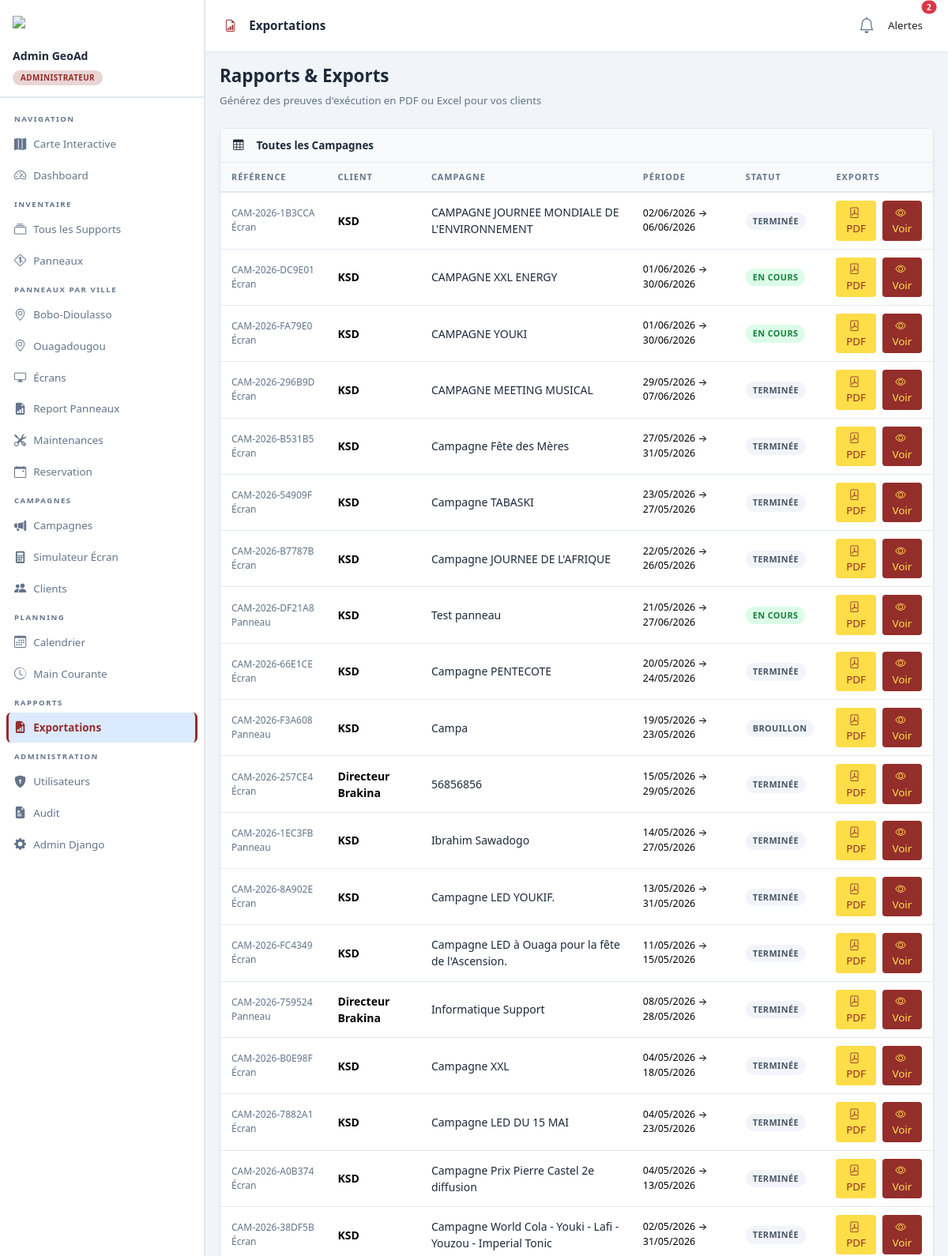
Before: /gestion/reports/ (signed in, upper part) with the older database file.
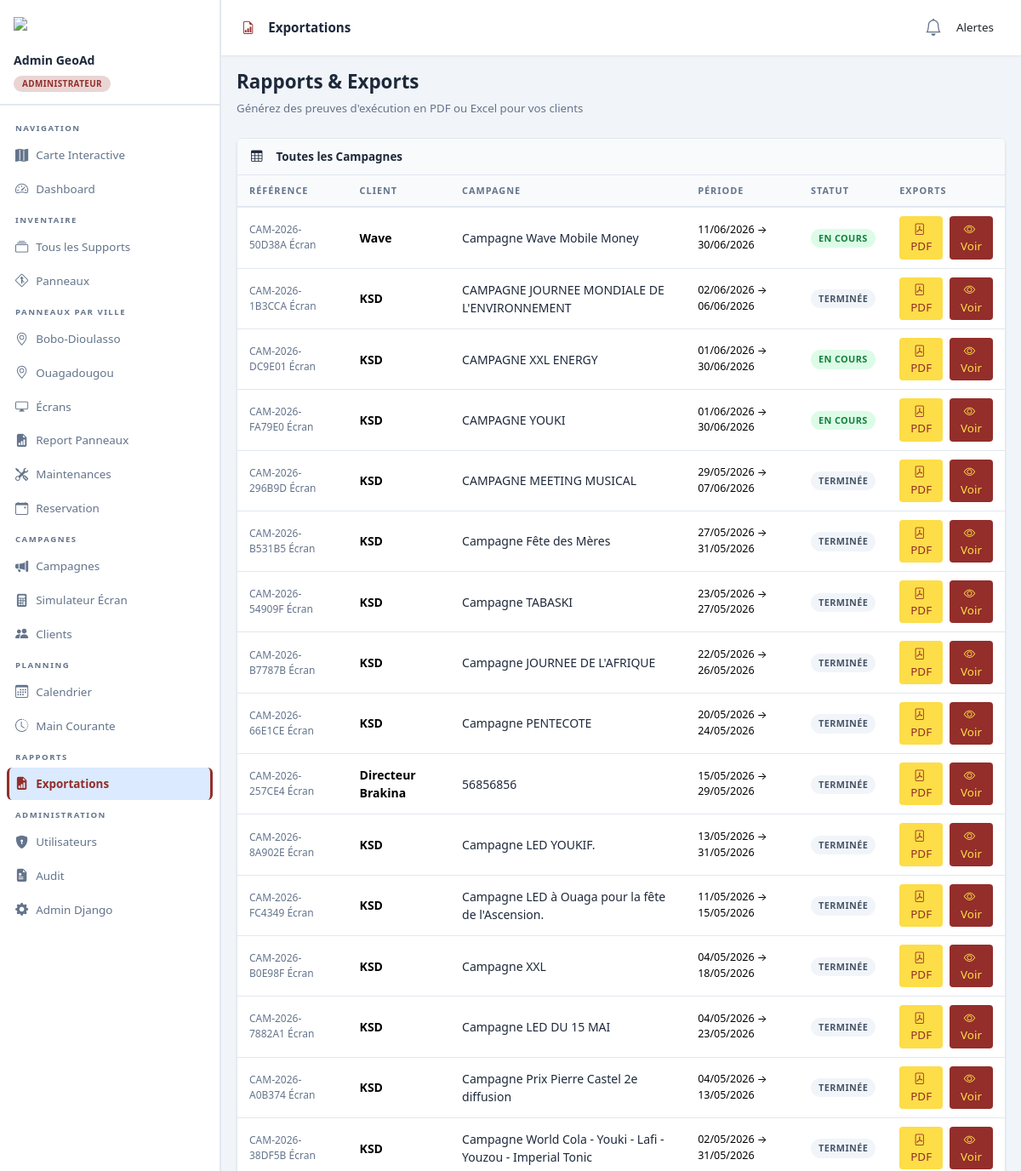
After: the same page with the newer database file.
### campaigns/models.py (models this page shows, shortened)
class Campagne(models.Model):
    STATUT_BROUILLON = STATUT_BROUILLON
    STATUT_A_VENIR   = STATUT_A_VENIR
    STATUT_EN_COURS  = STATUT_EN_COURS
    STATUT_TERMINEE  = STATUT_TERMINEE
    STATUT_ANNULEE   = STATUT_ANNULEE
    STATUT_CHOICES   = STATUT_CHOICES
    TYPE_SUPPORT_CHOICES = TYPE_SUPPORT_CHOICES
    client       = models.ForeignKey(Client, on_delete=models.PROTECT, related_name='campagnes')
    nom          = models.CharField(max_length=200, verbose_name="Nom de la campagne")
    reference    = models.CharField(max_length=50, unique=True, blank=True)
    date_debut   = models.DateField(verbose_name="Date de début")
    date_fin     = models.DateField(verbose_name="Date de fin")
    statut       = models.CharField(max_length=20, choices=STATUT_CHOICES, default=STATUT_EN_COURS)
    type_support = models.CharField(max_length=10, choices=TYPE_SUPPORT_CHOICES, default='panneau', verbose_name="Type de support")
    actif        = models.BooleanField(default=True)
    duree_passage = models.PositiveIntegerField(choices=DUREE_CHOICES, null=True, blank=True, verbose_name="Durée de passage (secondes)")
    frequence = models.PositiveIntegerField(choices=FREQUENCE_CHOICES, default=120, null=True, blank=True, verbose_name="Fréquence de diffusion")
    tranches_horaires = models.CharField(max_length=500, default='08:00-12:00', blank=True, verbose_name="Tranches horaires de diffusion")
    notes        = models.TextField(blank=True)
    created_by   = models.ForeignKey(settings.AUTH_USER_MODEL, on_delete=models.SET_NULL, null=True, blank=True)
    created_at   = models.DateTimeField(auto_now_add=True)
    updated_at   = models.DateTimeField(auto_now=True)
    contrat      = models.ForeignKey(Contrat, on_delete=models.SET_NULL, null=True, blank=True, related_name='campagnes')
    class Meta:
        verbose_name = "Campagne"
        verbose_name_plural = "Campagnes"
        ordering = ['-date_debut']

class Client(models.Model):
    nom           = models.CharField(max_length=200, verbose_name="Raison sociale / Nom")
    contact_nom   = models.CharField(max_length=150, blank=True, verbose_name="Nom du Contact principal")
    telephone     = models.CharField(max_length=30, blank=True)
    email         = models.EmailField(blank=True)
    adresse       = models.TextField(blank=True)
    logo          = models.ImageField(upload_to='logos/', blank=True, null=True)
    notes         = models.TextField(blank=True)
    created_at    = models.DateTimeField(auto_now_add=True)
    actif         = models.BooleanField(default=True)
    class Meta:
        verbose_name = "Client"
        verbose_name_plural = "Clients"
        ordering = ['nom']

### reports/views.py (the view)
# urls.py: path('', views.ReportsIndexView.as_view(), name='reports_index'),
class ReportsIndexView(LoginRequiredMixin, View):
    def get(self, request):
        campagnes = Campagne.objects.select_related('client').order_by('-date_debut')
        if request.user.is_client_role and request.user.client_profile:
            campagnes = campagnes.filter(client=request.user.client_profile)
        return render(request, 'reports/index.html', {'campagnes': campagnes})

### accounts/models.py (called while the page is built)
def get_choice_label(instance, field_name, choices):
    value = getattr(instance, field_name)
    return dict(choices).get(value, value)

    def get_role_display(self):
        return get_choice_label(self, 'role', self.ROLE_CHOICES)

    @property
    def is_admin(self):
        return self.role == self.ROLE_ADMIN or self.is_superuser

    @property
    def is_technicien(self):
        return self.role == self.ROLE_TECHNICIEN

    @property
    def is_client_role(self):
        return self.role in (self.ROLE_ADMIN, self.ROLE_CLIENT) or self.is_superuser

    @property
    def is_client(self):
        return self.role == self.ROLE_CLIENT

### campaigns/context_processors.py (called while the page is built)
def alerts_data(request):
    return {'alertes': get_cached_alertes()}

### campaigns/views.py (called while the page is built)
def get_cached_alertes():
    res = cache.get('dashboard_alertes')
    if not res:
        res = _build_alertes()
        cache.set('dashboard_alertes', res, 3600)
    return res

### geoad/context_processors.py (called while the page is built)
def design_config(request):
    return {
        'DESIGN': settings.DESIGN_CONFIG,
        'APP_NAME': 'Integral',
    }

def inventory_villes(request):
    villes = sorted({v.strip() for v in Support.objects.values_list('ville', flat=True) if v and v.strip()})
    return {
        'inventory_villes': villes,
    }

### templates/reports/index.html (shortened to what this page needs)
{% extends 'base.html' %}
{% block topbar_title %}<i class="bi bi-file-earmark-bar-graph me-2" style="color:var(--color-primary)"></i>Exportations{% endblock %}
{% block content %}
<div class="mb-4">
  <h1 style="font-size:1.4rem;font-weight:800">Rapports & Exports</h1>
  <p style="color:var(--text-muted);font-size:.83rem">Générez des preuves d'exécution en PDF ou Excel pour vos clients</p>
</div>
<div class="card">
  <div class="card-header"><i class="bi bi-table me-2"></i>Toutes les Campagnes</div>
  <div class="card-body p-0">
    <table class="table mb-0">
      <thead>
        <tr><th>Référence</th><th>Client</th><th>Campagne</th><th>Période</th><th>Statut</th><th>Exports</th></tr>
      </thead>
      <tbody>
        {% for c in campagnes %}
        <tr>
          <td class="mono" style="font-size:.75rem;color:var(--text-muted)">{{ c.reference }} {{ c.get_type_support_display }}</td>
          <td style="font-weight:600">{{ c.client.nom }}</td>
          <td><a href="{% url 'campagne_detail' c.pk %}" style="color:var(--text);text-decoration:none">{{ c.nom }}</a></td>
          <td class="mono" style="font-size:.78rem">{{ c.date_debut|date:"d/m/Y" }} → {{ c.date_fin|date:"d/m/Y" }}</td>
          <td><span class="badge-status bs-{{ c.statut }}">{{ c.get_statut_display }}</span></td>
          <td>
            <div class="d-flex gap-2">
              <a href="{% url 'export_campagne_pdf' c.pk %}" class="btn btn-sm" style="background-color: var(--color-secondary);color: var(--color-primary);">
                <i class="bi bi-file-pdf me-1"></i>PDF
              </a>
              <a href="{% url 'campagne_preview' c.pk %}" class="btn btn-sm" style="background-color: var(--color-primary);color: var(--color-secondary);">
                <i class="bi bi-eye me-1"></i>Voir
              </a>
            </div>
          </td>
        </tr>
        {% empty %}
        <tr><td colspan="6" class="text-center py-4" style="color:var(--text-muted)">Aucune campagne disponible.</td></tr>
        {% endfor %}
      </tbody>
    </table>
  </div>
</div>
{% endblock %}

### templates/base.html (shortened to what the changed rows need)
{% load static %}
<!doctype html>
<html lang="fr">
  <head>
    <link href="https://cdn.jsdelivr.net/npm/bootstrap@5.3.2/dist/css/bootstrap.min.css" rel="stylesheet" />
    <link href="https://cdn.jsdelivr.net/npm/bootstrap-icons@1.11.3/font/bootstrap-icons.css" rel="stylesheet" />
    <link rel="stylesheet" href="https://unpkg.com/leaflet@1.9.4/dist/leaflet.css" />
  </head>
  <body>
    <aside class="sidebar" id="sidebar">
      <nav class="sidebar-nav">
        {% if user.is_authenticated %}
          {% if not user.is_client %}
            <div class="nav-label">Navigation</div>
            <a href="{% url 'carte' %}" class="nav-link {% if request.resolver_match.url_name == 'carte' %}active{% endif %}">
              <i class="bi bi-map-fill"></i>Carte Interactive
            </a>
            <a href="{% url 'dashboard' %}" class="nav-link {% if request.resolver_match.url_name == 'dashboard' %}active{% endif %}">
              <i class="bi bi-speedometer2"></i>Dashboard
            </a>
            <div class="nav-label">Inventaire</div>
            <a href="{% url 'support_list' %}" class="nav-link {% if 'support' in request.resolver_match.url_name and not request.GET.type %}active{% endif %}">
              <i class="bi bi-collection"></i>Tous les Supports
            </a>
            <a href="{% url 'support_list' %}?type=panneau" class="nav-link {% if request.GET.type == 'panneau' and not request.GET.ville %}active{% endif %}">
              <i class="bi bi-sign-merge-right"></i>Panneaux
            </a>
            {% if inventory_villes %}
              <div class="nav-label">Panneaux par ville</div>
              {% for ville in inventory_villes %}
                <a href="{% url 'support_list' %}?type=panneau&ville={{ ville|urlencode }}" class="nav-link {% if request.GET.type == 'panneau' and request.GET.ville == ville %}active{% endif %}">
                  <i class="bi bi-geo-alt"></i>{{ ville }}
                </a>
              {% endfor %}
            {% endif %}
            <a href="{% url 'support_list' %}?type=ecran" class="nav-link {% if request.GET.type == 'ecran' %}active{% endif %}">
              <i class="bi bi-display"></i>Écrans
            </a>
            <a href="{% url 'panneaux_report' %}" class="nav-link">
              <i class="bi bi-file-earmark-bar-graph-fill"></i>Report Panneaux
            </a>
            <a href="{% url 'maintenance_list' %}" class="nav-link {% if 'maintenance' in request.resolver_match.url_name %}active{% endif %}">
              <i class="bi bi-tools"></i>Maintenances
            </a>
            <a href="{% url 'reservation_list' %}" class="nav-link {% if request.resolver_match.url_name == 'reservation_list' %}active{% endif %}">
              <i class="bi bi-calendar-event"></i>Reservation
            </a>
            {% if not user.is_technicien %}
              <div class="nav-label">Campagnes</div>
              <a href="{% url 'campagne_list' %}" class="nav-link {% if 'campagne' in request.resolver_match.url_name %}active{% endif %}">
                <i class="bi bi-megaphone-fill"></i>Campagnes
              </a>
              <a href="{% url 'simulation_ecran' %}" class="nav-link {% if request.resolver_match.url_name == 'simulation_ecran1' %}active{% endif %}">
                <i class="bi bi-calculator-fill"></i>Simulateur Écran
              </a>
              <a href="{% url 'client_list' %}" class="nav-link {% if 'client' in request.resolver_match.url_name %}active{% endif %}">
                <i class="bi bi-people-fill"></i>Clients
              </a>
              <div class="nav-label">Planning</div>
              <a href="{% url 'planning_calendrier' %}" class="nav-link {% if request.resolver_match.url_name == 'planning_calendrier' %}active{% endif %}">
                <i class="bi bi-calendar3"></i>Calendrier
              </a>
              <a href="{% url 'main_courante' %}" class="nav-link {% if request.resolver_match.url_name == 'main_courante' %}active{% endif %}">
                <i class="bi bi-clock-history"></i>Main Courante
              </a>
              <div class="nav-label">Rapports</div>
              <a href="{% url 'reports_index' %}" class="nav-link {% if request.resolver_match.url_name == 'reports_index' %}active{% endif %}">
                <i class="bi bi-file-earmark-bar-graph-fill"></i>Exportations
              </a>
            {% endif %}
          {% endif %}
          {% if user.is_admin %}
          <div class="nav-label">Administration</div>
          <a href="{% url 'user_list' %}" class="nav-link {% if 'user' in request.resolver_match.url_name %}active{% endif %}">
            <i class="bi bi-shield-lock-fill"></i>Utilisateurs
          </a>
          <a href="{% url 'audit_log' %}" class="nav-link {% if 'audit_log' in request.resolver_match.url_name %}active{% endif %}">
            <i class="bi bi-file-earmark-medical-fill"></i>Audit
          </a>
          <a href="/admin/" class="nav-link">
            <i class="bi bi-gear-fill"></i>Admin Django
          </a>
          {% endif %}
        {% endif %}
      </nav>
    </aside>
    <div class="main-wrap">
      <header class="topbar">
        <div class="dropdown">
          <a class="nav-link position-relative d-inline-flex align-items-center cursor-pointer px-2"
            id="alertsDropdown" role="button"
            data-bs-toggle="dropdown" aria-expanded="false">
            <div class="icon-wrapper">
              <i class="bi bi-bell fs-5"></i>
              {% if alertes %}
              <span class="position-absolute top-0 start-100 translate-middle badge rounded-pill bg-danger border border-2 border-white alert-badge">
                {{ alertes|length }}
              </span>
              {% endif %}
            </div>
          </a>
        </div>
      </header>
      <div class="page-content {% block full_page %}{% endblock %}">
        {% block content %}{% endblock %}
      </div>
    </div>
  </body>
</html>

Changed rows visible on the page:
removed Campagne: reference "CAM-2026-DF21A8", type_support "Panneau", client.nom "KSD", nom "Test panneau", date_debut "21/05/2026", date_fin "27/06/2026", statut "EN COURS"
removed Campagne: reference "CAM-2026-F3A608", type_support "Panneau", client.nom "KSD", nom "Campa", date_debut "19/05/2026", date_fin "23/05/2026", statut "BROUILLON"
removed Campagne: reference "CAM-2026-1EC3FB", type_support "Panneau", client.nom "KSD", nom "Ibrahim Sawadogo", date_debut "14/05/2026", date_fin "27/05/2026", statut "TERMINÉE"
removed Campagne: reference "CAM-2026-759524", type_support "Panneau", client.nom "Directeur Brakina", nom "Informatique Support", date_debut "08/05/2026", date_fin "28/05/2026", statut "TERMINÉE"
added Campagne: reference "CAM-2026-50D38A", type_support "Écran", client.nom "Wave", nom "Campagne Wave Mobile Money", date_debut "11/06/2026", date_fin "30/06/2026", statut "EN COURS"
Other visible differences:
{{ alertes|length }}: "2" → (not shown)
